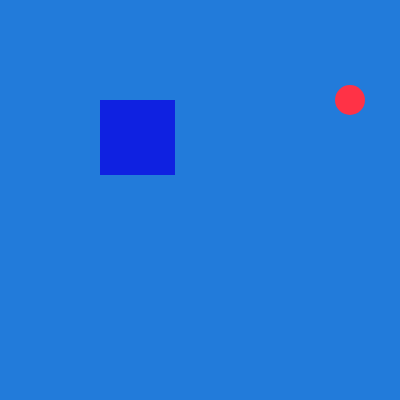
Frame 1 (no input)
Frame 60 (no input): identical to frame 1, image omitted
Frame 120 (the mouse pressed at the canvas centre since frame 60): identical to frame 1, image omitted

The p5.js sketch that drew this single still picture (run headless with seeded random() and noise() and a simulated clock; from frame 60 on, the mouse is pressed at the canvas centre):

// p5.js sketch
// ── sketch.js
/* 
Example with multile shapes across the canvas/window using object literal notation.
Created by Dawn C. Hayes March 2017. (Modified by Grace Zuniga May 2017)
*/


var circle = { // creates variable circle containing the following values
  x: 200, // x is valued at 200
  y: 200, // y is valued at 200
  diam: 50, // diam is valued at 50
  r: 255, // r is valued at 255
  g: 123, // g is valued at 123
  b: 25 // b is valued at 25
}


var rectangle = { // creates variable rectangle containing the following values
  x: 100, // x valued at 100
  y: 100, // y valued at 100
  diam: 75, // diam valued at 75
  r: 15, // r valued at 15
  g: 33,// g valued at 33
  b: 225 // b valued at 255
}
var circ = { // creates variable circ containg the follwoing values
  x: 350, // x valued at 350
  y: 100,// y valued at 100
  diam:30, // diam valued at 30 
  r: 255, // r valued at 255
  g: 50, // g valued at 50 
  b: 70 // b valued at 70
}


function setup() { // functions to be exectuted in set up (once)
  createCanvas(400, 400); // creates canvas sized 400 by 400
}


function draw() { // draws following functions
  background(34, 123, 218); // background is set to this color 
  noStroke(); // no outline
  fill(circle.r, circle.g, circle.b); // fills shape according to variable values
  ellipse(circle.x, circle.y, circle.diam, circle.diam); // creates shape according to variable values
  fill(rectangle.r, rectangle.g, rectangle.b); // fills shape according to variable values
  rect(rectangle.x, rectangle.y, rectangle.diam, rectangle.diam); // creates shape according to variable values
  fill(circ.r, circ.g, circ.b); // fills shape according to variable values
  ellipse(circ.x, circ.y, circ.diam, circ.diam); // creates shape according to variable values
}
